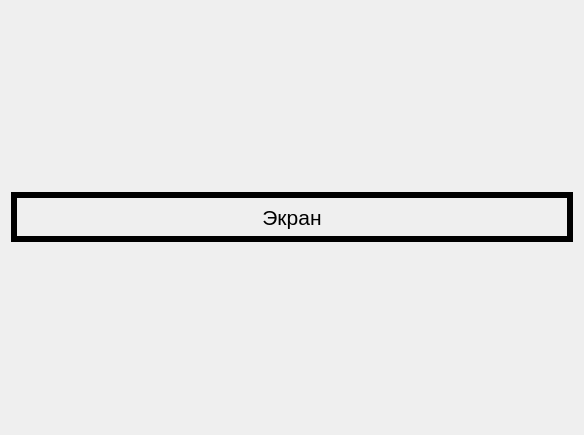
<?xml version="1.0" encoding="UTF-8"?>
<ui version="4.0">
 <class>form</class>
 <widget class="QWidget" name="form">
  <property name="geometry">
   <rect>
    <x>0</x>
    <y>0</y>
    <width>584</width>
    <height>435</height>
   </rect>
  </property>
  <property name="windowTitle">
   <string>Form</string>
  </property>
  <layout class="QGridLayout" name="gridLayout">
   <item row="1" column="0">
    <widget class="QLabel" name="label">
     <property name="enabled">
      <bool>true</bool>
     </property>
     <property name="sizePolicy">
      <sizepolicy hsizetype="Minimum" vsizetype="Minimum">
       <horstretch>0</horstretch>
       <verstretch>0</verstretch>
      </sizepolicy>
     </property>
     <property name="maximumSize">
      <size>
       <width>16777215</width>
       <height>50</height>
      </size>
     </property>
     <property name="palette">
      <palette>
       <active/>
       <inactive/>
       <disabled/>
      </palette>
     </property>
     <property name="font">
      <font>
       <pointsize>16</pointsize>
      </font>
     </property>
     <property name="styleSheet">
      <string notr="true">border-color: rgb(0, 0, 0);
border: 6px solid black;</string>
     </property>
     <property name="text">
      <string>Экран</string>
     </property>
     <property name="alignment">
      <set>Qt::AlignCenter</set>
     </property>
     <property name="wordWrap">
      <bool>false</bool>
     </property>
    </widget>
   </item>
   <item row="2" column="0">
    <layout class="QGridLayout" name="gridLayout_2"/>
   </item>
  </layout>
 </widget>
 <resources/>
 <connections/>
</ui>
